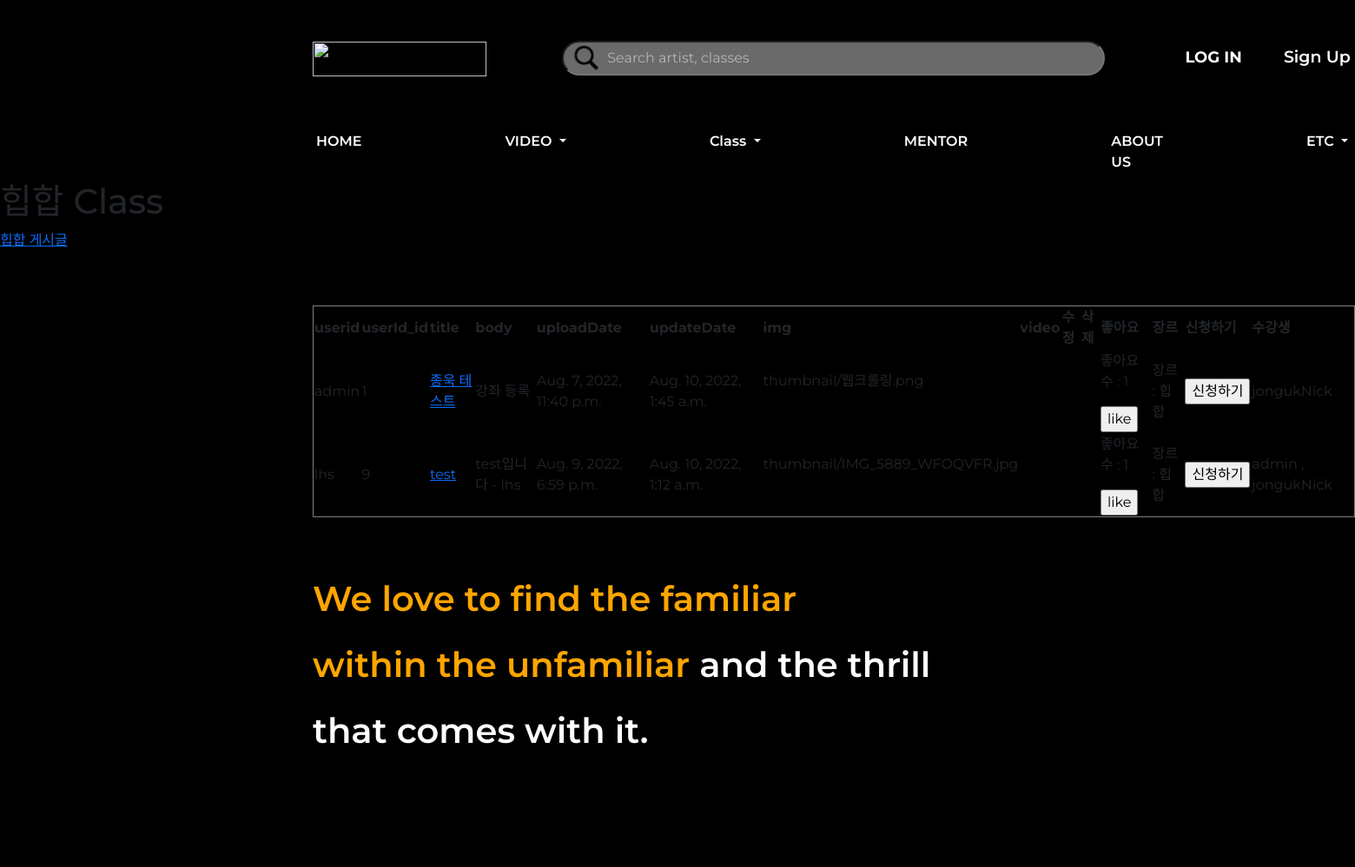
The page /genre_course?genre_id=1 on the database its author committed.
### danceapp/models.py (models this page shows, shortened)
class Genre(models.Model):
    id = models.AutoField(primary_key=True, null=False) # pk
    name = models.CharField(max_length=20) # 장르 이름
    def __str__(self):
        return self.name

class Course(models.Model):
    userId = models.ForeignKey(userProfile, on_delete=models.CASCADE)
    title = models.CharField(max_length=200) # 제목
    body = models.TextField() # 게시물 설명
    uploadDate = models.DateTimeField(auto_now_add=True) # 처음 업로드 시간
    updateDate = models.DateTimeField(auto_now=True) # 수정 시간
    photo = models.ImageField(blank=True, null=True, upload_to='thumbnail') # 썸네일 # upload_to : static/blog_photo 로 저장해줘
    video = models.FileField(blank=True, null=True, upload_to='video') # 배포시에는 models.FilePathField()사용
    genreName = models.ForeignKey(Genre, null=True, on_delete=models.CASCADE) # 장르
    likes_user = models.ManyToManyField(userProfile, related_name='course_likes', blank=True) # 좋아요 누른 사람
    likes_count = models.PositiveIntegerField(default=0)
    register_user = models.ManyToManyField(userProfile, related_name='register_user', blank=True)
    register_count = models.PositiveIntegerField(default=0)
    maxRegCount = models.IntegerField(default=0, null=False)
    startDate = models.DateField(auto_now=False, auto_now_add=False)
    location = models.CharField(max_length=50, null=True)

### accounts/models.py (models this page shows)
class userProfile(AbstractUser):
    nickname = models.CharField(max_length=50, null=True, blank=True) # 실제 이름
    danceSkill = models.CharField(max_length=10 ,null=True, blank=True) # 상 중 하
    phoneNum = models.IntegerField(null=True, blank=True) # 핸드폰 번호
    gender = models.CharField(max_length=10 ,null=True, blank=True) # 성별
    createdAt = models.DateTimeField(auto_now_add=True) # 생성 일자
    birth = models.DateField(null=True, blank=True) # 생년월일
    profilephoto = models.ImageField(blank=True, null=True, upload_to='profilephoto') # 프사
    def __str__(self):
        return self.username

### danceapp/views.py (the view)
# urls.py: path('genre_course', views.genre_course, name='genre_course'),
def genre_course(request):
    genre_id = request.GET.get('genre_id', None)
    genre = Genre.objects.get(id=int(genre_id))
    courses = Course.objects.filter().order_by('-updateDate')
    comment_form = CommentForm()
    context = {
        'genre':genre,
        'courses':courses,
        'comment_form':comment_form,
    }
    return render(request, 'genre_course.html', context)

### danceapp/forms.py
class CommentForm(forms.ModelForm):
    class Meta:
        model = Comment
        fields = ['comment']
    def __init__(self, *args, **kwargs):
        super(CommentForm, self).__init__(*args, **kwargs)
        self.fields['comment'].widget.attrs = {
            'class': 'form-control',
            'placeholder': "댓글 입력",
            'rows':1
        }

### danceapp/templates/genre_course.html (shortened to what this page needs)
{% extends 'base.html' %}
{% block content %}
{% load static %}
<h1>{{ genre.name }} Class</h1>
<a href="{% url 'genre_post' %}?genre_id={{genre.id}}">{{ genre.name}} 게시글</a>
<table border="1">
    <tr>
        <th>userid</th>
        <th>userId_id</th>
        <th>title</th>
        <th>body</th>
        <th>uploadDate</th>
        <th>updateDate</th>
        <th>img</th>
        <th>video</th>
        <th>수정</th>
        <th>삭제</th>
        <th>좋아요</th>
        <th>장르</th>
        <th>신청하기</th>
        <th>수강생</th>
    </tr>
    {% for course in courses %}
    {% if course.genreName.name == genre.name %}
    <tr>
        <td>{{ course.userId }}</td>
        <td>{{ course.userId_id }}</td>
        <td><a href="{% url 'course_detail' course.id %}">{{ course.title }}</a></td>
        <td>{{ course.body }}</td>
        <td>{{ course.uploadDate }}</td>
        <td>{{ course.updateDate }}</td>
        <td>
            {% if course.photo %}
            {{ course.photo }} <br>
            {% endif %}
        </td>
        <td>
        </td>
        <td>
        </td>
        <td>
        </td>
        <td>
            <form action="{% url 'course_likes' course.id %}" method="">
                <p>
                    좋아요 수 : {{ course.likes_count }}
                </p>
                {% if request.user in course.likes_user.all %}
                <input type="submit" value="dislike">
                {% else %}
                <input type="submit" value="like">
                {% endif %}
            </form>
        </td>
        <td>장르 : {{course.genreName}}</td>
        <td>
            <form action="{% url 'regCourse' course.id %}" method="POST">
                {% if request.user in course.register_user.all %}
                <input type="submit" value="신청취소">
                {% else %}
                <input type="submit" value="신청하기">
                {% endif %}
            </form>
        </td>
        <td>
            {% for regUser in course.register_user.all %}
                {{ regUser.nickname}}
                {% if not forloop.last %},{% endif %}
           {% endfor %}
        </td>
    </tr>
    {% endif %}
    {% endfor %}
</table>
{% endblock %}

### static/css/index.css (style rules this page uses)
* { font-family : 'Montserrat'; }
#body { background-color: black; }
table { margin-top:63px; margin-left:360px; }
table { border-collapse: collapse; background-color: black; }
td { margin:0px 10px 20px 10px; }

### rows shown on the page
Genre: name "힙합"
Course: userId "admin", userId_id "1", title "종욱 테스트", body "강좌 등록", uploadDate "Aug. 7, 2022, 11:40 p.m.", updateDate "Aug. 10, 2022, 1:45 a.m.", photo "thumbnail/웹크롤링.png", likes_count "1", genreName "힙합"
userProfile: nickname "jongukNick"
Course: userId "lhs", userId_id "9", title "test", body "test입니다 - lhs", uploadDate "Aug. 9, 2022, 6:59 p.m.", updateDate "Aug. 10, 2022, 1:12 a.m.", photo "thumbnail/IMG_5889_WFOQVFR.jpg", likes_count "1", genreName "힙합"
userProfile: nickname "admin"
